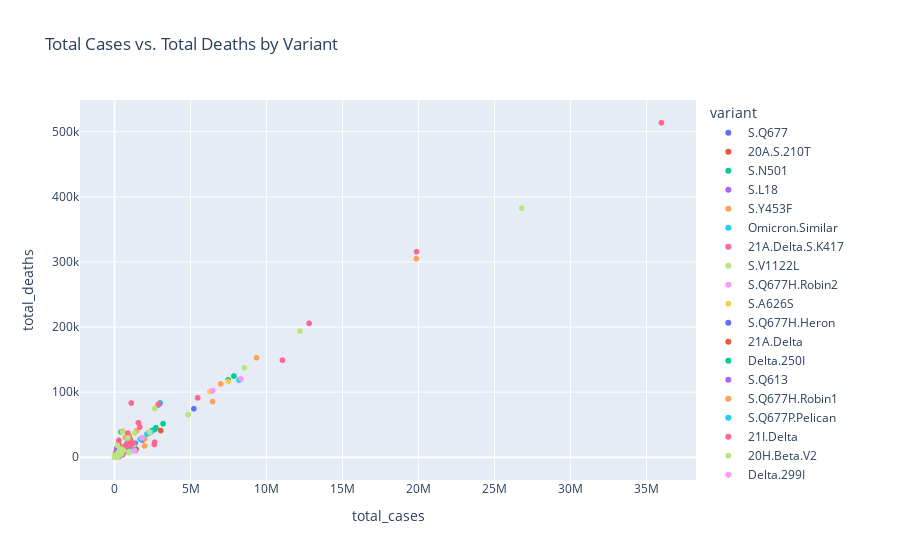

The cell this chart's notebook holds for it:
### Markdown cell above
This line chart shows how the total number of cases changes over time for each variant. The x-axis represents the date (censure_date), and the y-axis shows the total cases. Each line is a different variant. This helps us understand trends, such as which variants increased or decreased over time.

### Code cell
# 4. Scatter Plot: Total Cases vs. Total Deaths
fig = px.scatter(df, x='total_cases', y='total_deaths', color='variant', title='Total Cases vs. Total Deaths by Variant')
fig.show()
